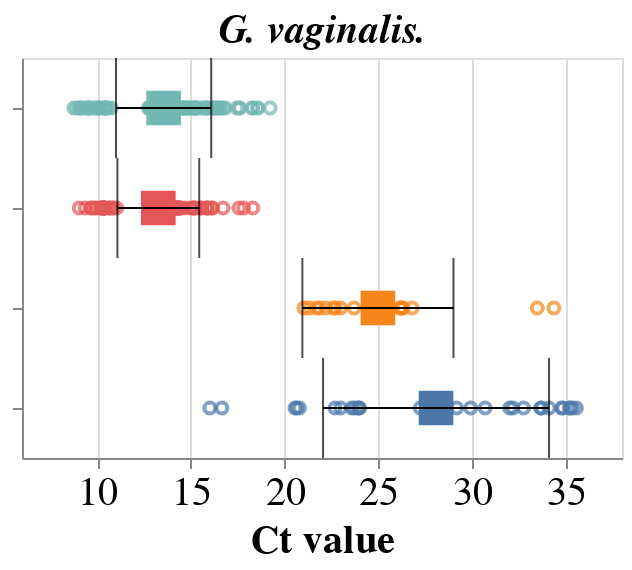

Source (notebook cell):
### Code cell
lacto = dis_df[(dis_df['Gene'] == 'G. vaginalis') & (dis_df['Agreement2'] == 'Concordant')]
order=['Positive (7-10)','Positive (4-6 with Clue cells)','Negative (4-6 without Clue cells)','Negative (0-3)']

title=alt.TitleParams('G. vaginalis.', fontSize=20, fontStyle='Italic')
                                                
lacto_point_bv= alt.Chart(lacto, title=title).mark_point().encode(alt.X('CT:Q', title='Ct value', scale=alt.Scale(domain=[6,38]),axis=alt.Axis(labelAngle=0, labelFontSize=20, titleFontSize=20, grid=True,)),
                                                      alt.Y('BV_reviewed_score_sg:N' ,sort=order, axis=alt.Axis(labels=False,labelFontSize=16, titleFontSize=20, grid=False , labelLimit=900)), 
                                                    alt.Color('BV_reviewed_score_sg:N', legend=None))                                                 


lacto_mean_bv = alt.Chart(lacto).mark_square(size=300).encode(alt.X('mean(CT):Q', title='Ct value',  scale=alt.Scale(domain=[6,38]),axis=alt.Axis(labelAngle=45, labelFontSize=20, titleFontSize=20, grid=True,)),
                                                         alt.Y('BV_reviewed_score_sg:N' ,sort=order, axis=alt.Axis(labels=False,labelFontSize=16, titleFontSize=20, grid=False )),
                                                             alt.Color('BV_reviewed_score_sg:N', legend=None))

error_bars = alt.Chart(lacto).mark_errorbar(extent='stdev',ticks=True, color='black').encode(alt.X('CT:Q', title='Ct value',scale=alt.Scale(domain=[6,38]), axis=alt.Axis(labelAngle=45, labelFontSize=20, titleFontSize=20, grid=True,)),
                                                      alt.Y('BV_reviewed_score_sg:N', sort=order, title= None, axis=alt.Axis(labels=False,labelFontSize=16, titleFontSize=20, grid=False)))

lacto_chart =(lacto_point_bv+ lacto_mean_bv+error_bars ).properties(width=300, height=200).configure_axisY(titleX=-250)
lacto_chart

### Figure 1 — Vega-Lite specification as saved in the notebook (floating-point values rounded to 4 significant figures; data arrays with more than 128 entries replaced by an {"elided": "..."} marker saying what was removed)
{"$schema": "https://vega.github.io/schema/vega-lite/v4.17.0.json", "config": {"axisY": {"titleX": -250}, "view": {"continuousHeight": 300, "continuousWidth": 400}}, "data": {"name": "data-93c699d2e23975a7f869e671992b82ce"}, "datasets": {"data-93c699d2e23975a7f869e671992b82ce": {"elided": "327 records"}}, "height": 200, "layer": [{"encoding": {"color": {"field": "BV_reviewed_score_sg", "legend": null, "type": "nominal"}, "x": {"axis": {"grid": true, "labelAngle": 0, "labelFontSize": 20, "titleFontSize": 20}, "field": "CT", "scale": {"domain": [6, 38]}, "title": "Ct value", "type": "quantitative"}, "y": {"axis": {"grid": false, "labelFontSize": 16, "labelLimit": 900, "labels": false, "titleFontSize": 20}, "field": "BV_reviewed_score_sg", "sort": ["Positive (7-10)", "Positive (4-6 with Clue cells)", "Negative (4-6 without Clue cells)", "Negative (0-3)"], "type": "nominal"}}, "mark": "point", "title": {"fontSize": 20, "fontStyle": "Italic", "text": "G. vaginalis."}}, {"encoding": {"color": {"field": "BV_reviewed_score_sg", "legend": null, "type": "nominal"}, "x": {"aggregate": "mean", "axis": {"grid": true, "labelAngle": 45, "labelFontSize": 20, "titleFontSize": 20}, "field": "CT", "scale": {"domain": [6, 38]}, "title": "Ct value", "type": "quantitative"}, "y": {"axis": {"grid": false, "labelFontSize": 16, "labels": false, "titleFontSize": 20}, "field": "BV_reviewed_score_sg", "sort": ["Positive (7-10)", "Positive (4-6 with Clue cells)", "Negative (4-6 without Clue cells)", "Negative (0-3)"], "type": "nominal"}}, "mark": {"size": 300, "type": "square"}}, {"encoding": {"x": {"axis": {"grid": true, "labelAngle": 45, "labelFontSize": 20, "titleFontSize": 20}, "field": "CT", "scale": {"domain": [6, 38]}, "title": "Ct value", "type": "quantitative"}, "y": {"axis": {"grid": false, "labelFontSize": 16, "labels": false, "titleFontSize": 20}, "field": "BV_reviewed_score_sg", "sort": ["Positive (7-10)", "Positive (4-6 with Clue cells)", "Negative (4-6 without Clue cells)", "Negative (0-3)"], "title": null, "type": "nominal"}}, "mark": {"color": "black", "extent": "stdev", "ticks": true, "type": "errorbar"}}], "width": 300}
